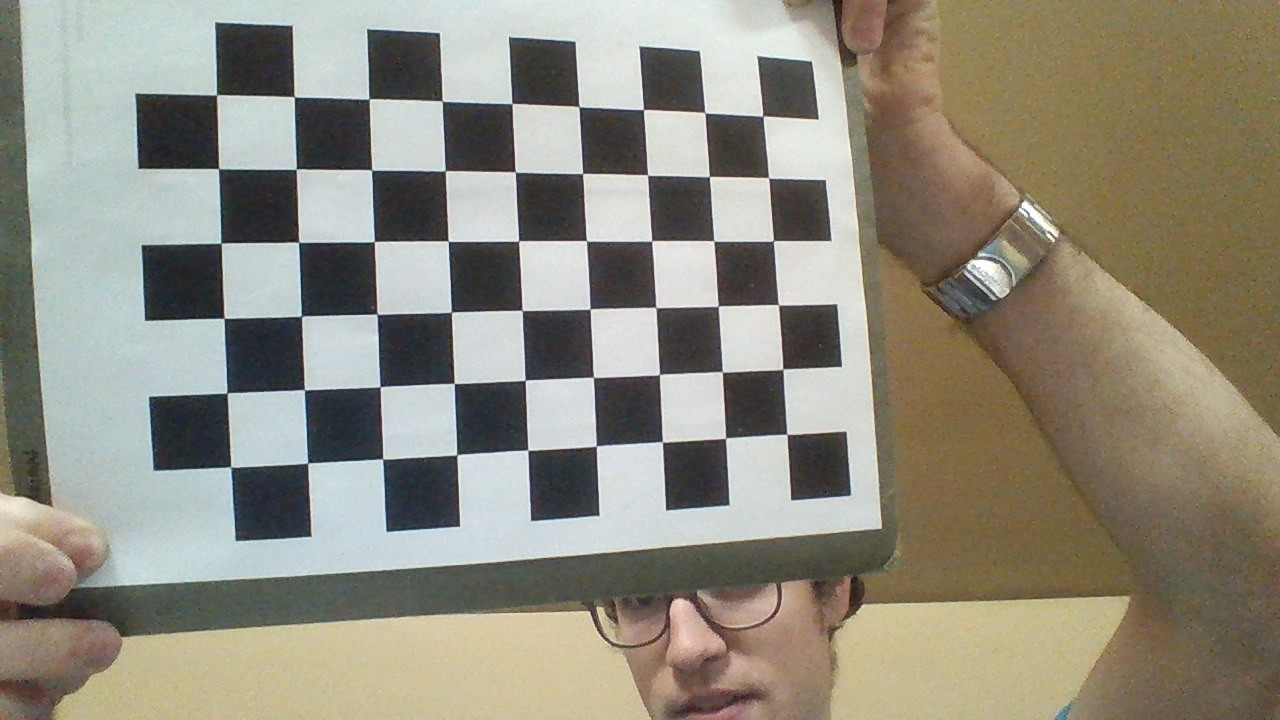
#> input picture Calibration/WIN_20161201_19_26_13_Pro.jpg, 1280 x 720 px; its folder holds only this picture in this run
$ python calibrate.py   (Python 2 division)
#> lines starting #> are read from the running program, lines starting #| are printed output that depends on the picture; after the words box and inside, x2 and y2 are one past the last pixel; in counts of white or black regions, pixels touching at a corner belong together
import numpy as np
import cv2
import glob

COLUMNS = 9
ROWS = 6

# termination criteria
criteria = (cv2.TERM_CRITERIA_EPS + cv2.TERM_CRITERIA_MAX_ITER, 30, 0.001)

# prepare object points, like (0,0,0), (1,0,0), (2,0,0) ....,(6,5,0)
objp = np.zeros((COLUMNS*ROWS,3), np.float32)
objp[:,:2] = np.mgrid[0:COLUMNS,0:ROWS].T.reshape(-1,2)

# Arrays to store object points and image points from all the images.
objpoints = [] # 3d point in real world space
imgpoints = [] # 2d points in image plane.

images = glob.glob('*.jpg')

print "Images found:", images

for fname in images:
    print fname
    img = cv2.imread(fname)
#> img is the input picture: shape (720, 1280, 3); mean B, G, R 126, 139.8, 144
    gray = cv2.cvtColor(img,cv2.COLOR_BGR2GRAY)
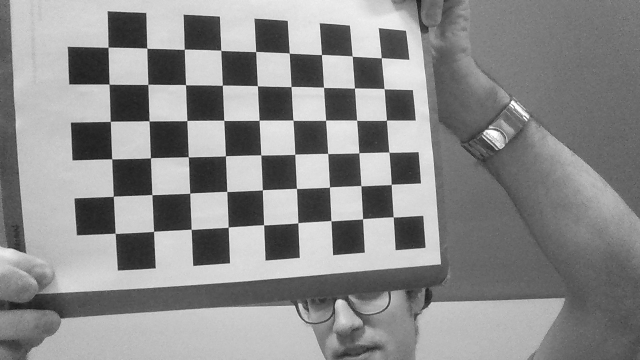
#> gray: shape (720, 1280) (shown at 1/2 size); min 10, max 255, mean 139.5

    # Find the chess board corners
    ret, corners = cv2.findChessboardCorners(gray, (COLUMNS,ROWS),None)
#> ret = True; corners = 54 rows, first 8: [786.8, 434.4], [725.7, 438], [662.3, 441.9], [596.3, 446], [527.8, 450], [456.9, 454.7], [382.6, 458.8], [307.8, 462.8]

    print ret
#| True

    # If found, add object points, image points (after refining them)
    if ret == True:
        objpoints.append(objp)
        corners2 = cv2.cornerSubPix(gray, corners, (11,11), (-1,-1), criteria)
#> corners2 = 54 rows, first 8: [786.9, 434.3], [725.5, 438.1], [662.4, 441.9], [596.3, 446.1], [527.8, 450.3], [456.7, 454.8], [382.6, 458.9], [307.7, 462.9]
        imgpoints.append(corners)
        # Draw and display the corners
        cv2.drawChessboardCorners(img, (COLUMNS,ROWS), corners, ret)
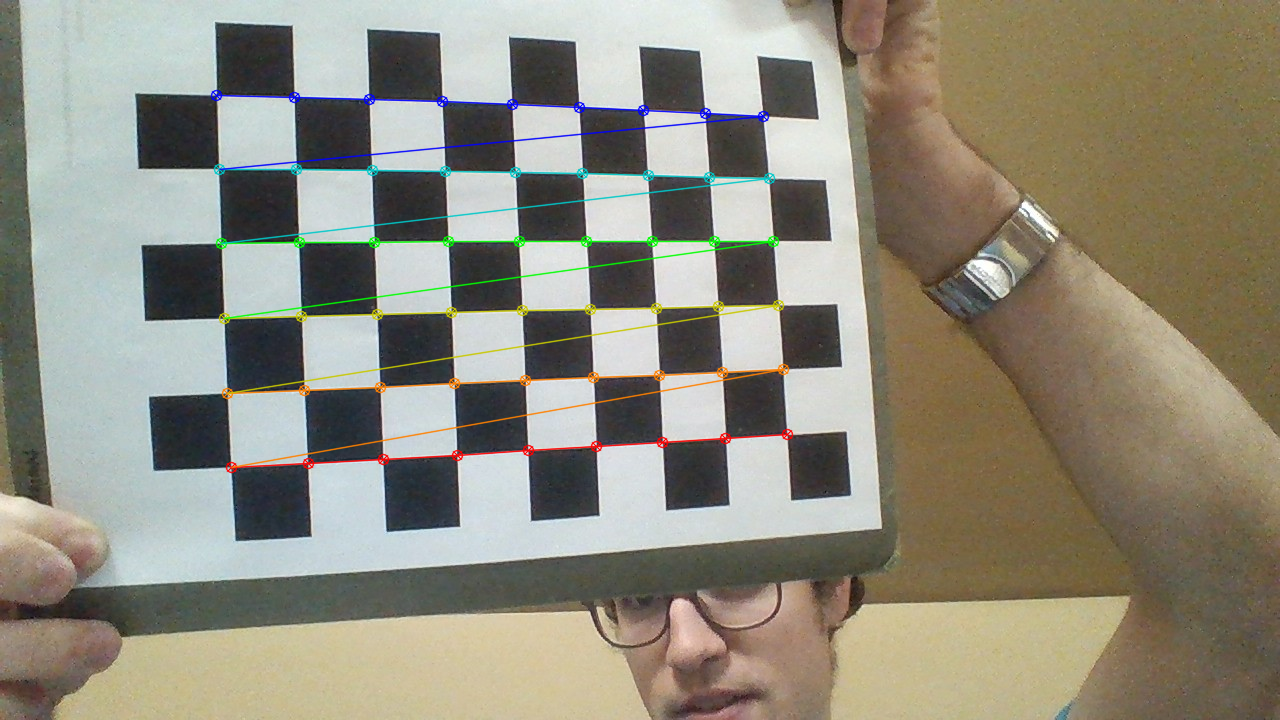
#> img: shape (720, 1280, 3); 2.44% of pixels changed, all inside (x1, y1, x2, y2) = (210, 89, 794, 474)
        cv2.imshow('img',img)
        cv2.waitKey(1000)
cv2.destroyAllWindows()

# Calibrate webcam and save output
ret, mtx, dist, rvecs, tvecs = cv2.calibrateCamera(objpoints, imgpoints, gray.shape[::-1], None, None)
#> ret = 0.726; mtx = [[766.1, 0, 565.5], [0, 762.6, 383.3], [0, 0, 1]]; dist = [[-0.0625, -0.25, -0.00629, -0.00252, 0.658]]; rvecs = ([-0.34, 0.0616, 3.07],); tvecs = ([3.38, 0.787, 11.67],)
np.savez("webcam_calibration_ouput", ret=ret, mtx=mtx, dist=dist, rvecs=rvecs, tvecs=tvecs)

$ run again, on Calibration/WIN_20161201_19_28_33_Pro.jpg
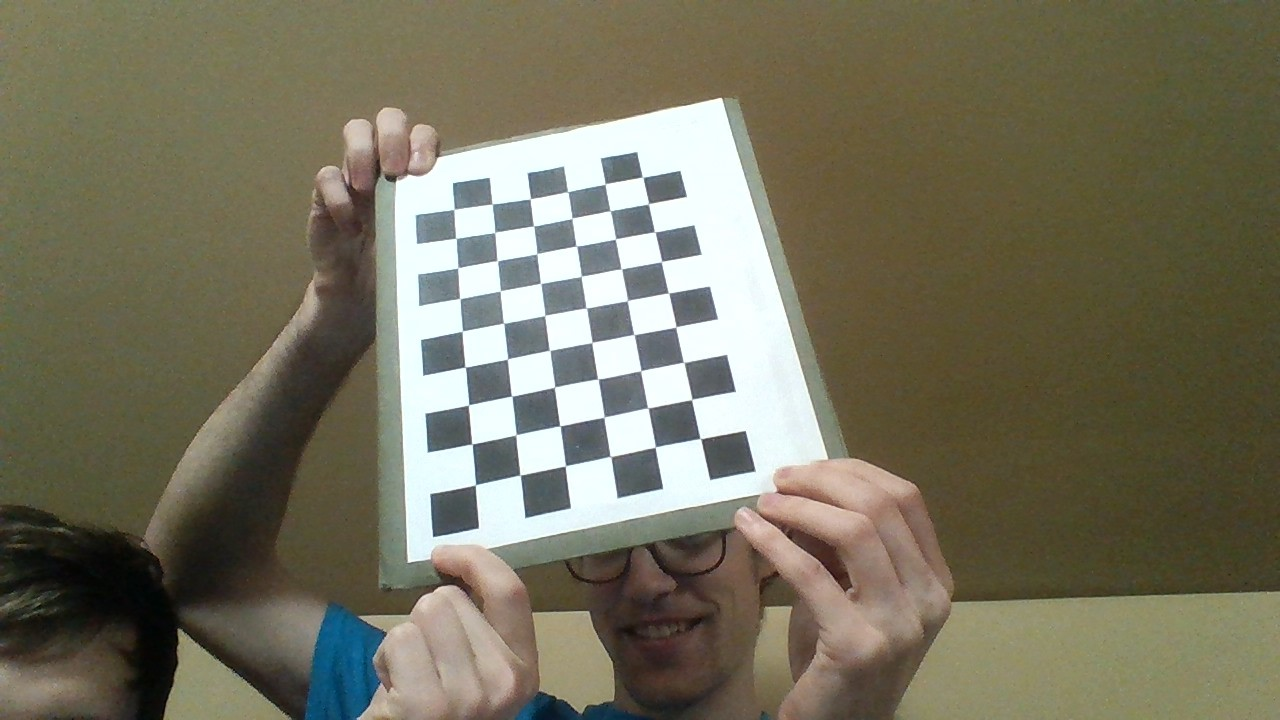
#> input picture Calibration/WIN_20161201_19_28_33_Pro.jpg, 1280 x 720 px
#> img is the input picture: shape (720, 1280, 3); mean B, G, R 93.8, 113.7, 117.4
#> `gray = cv2.cvtColor(img,cv2.COLOR_BGR2GRAY)`:
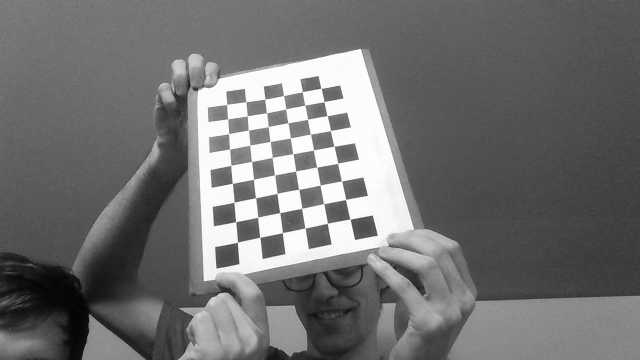
#> gray: shape (720, 1280) (shown at 1/2 size); min 1, max 255, mean 112.5
#> `ret, corners = cv2.findChessboardCorners(gray, (COLUMNS,ROWS),None)`: ret = True; corners = 54 rows, first 8: [475.3, 485], [472.2, 444.1], [468.7, 404.8], [465, 367], [462.4, 331], [459.9, 298.6], [457.9, 267.6], [455.9, 238.4]
#| True
#> corners2 = 54 rows, first 8: [475.4, 484.8], [472, 443.9], [468.5, 404.9], [465.3, 367], [462.3, 331.2], [459.8, 298.5], [457.8, 267.9], [456, 238.3]
#> `cv2.drawChessboardCorners(img, (COLUMNS,ROWS), corners, ret)`:
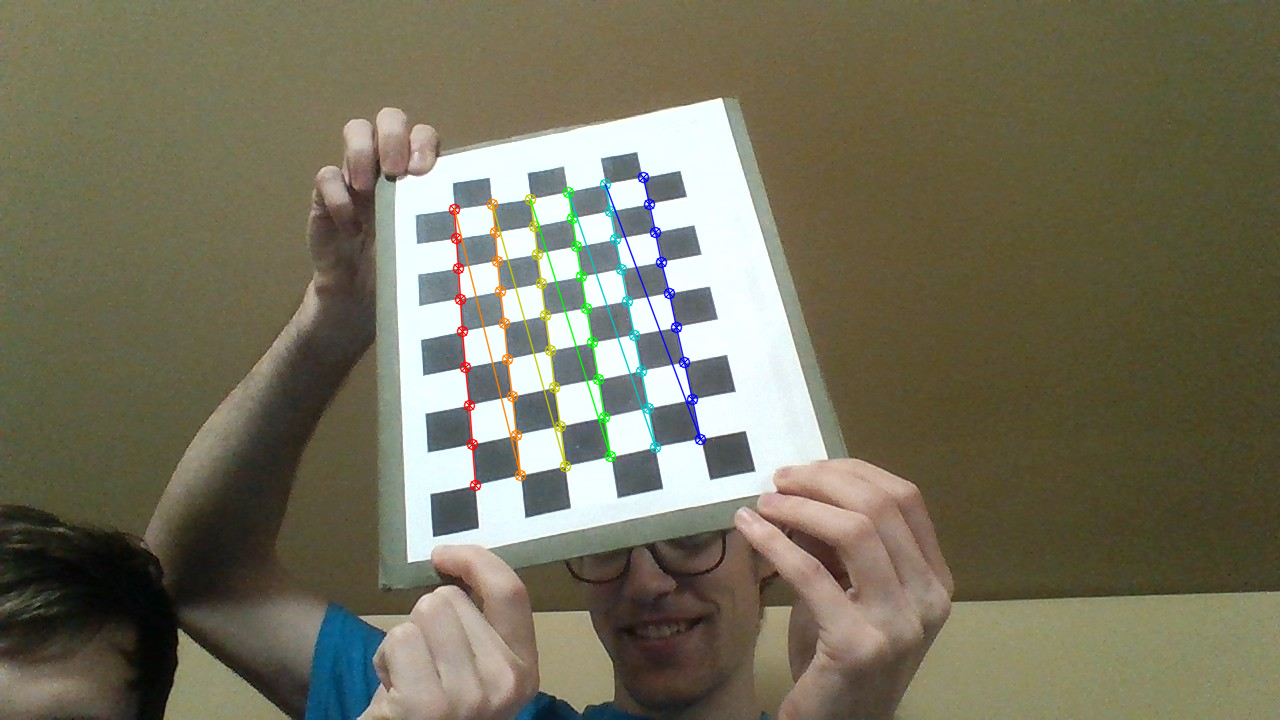
#> img: shape (720, 1280, 3); 1.41% of pixels changed, all inside (x1, y1, x2, y2) = (448, 171, 707, 492)
#> `ret, mtx, dist, rvecs, tvecs = cv2.calibrateCamera(objpoints, imgpoint..`: ret = 0.887; mtx = [[1378.2, 0, 658], [0, 1516, 368.1], [0, 0, 1]]; dist = [[-1.32, -2.48, 0.0996, -0.036, 601.2]]; rvecs = ([-0.531, -0.551, -1.68],); tvecs = ([-3.98, 2.23, 30.06],)

$ run again, on Calibration/WIN_20161201_19_29_02_Pro.jpg
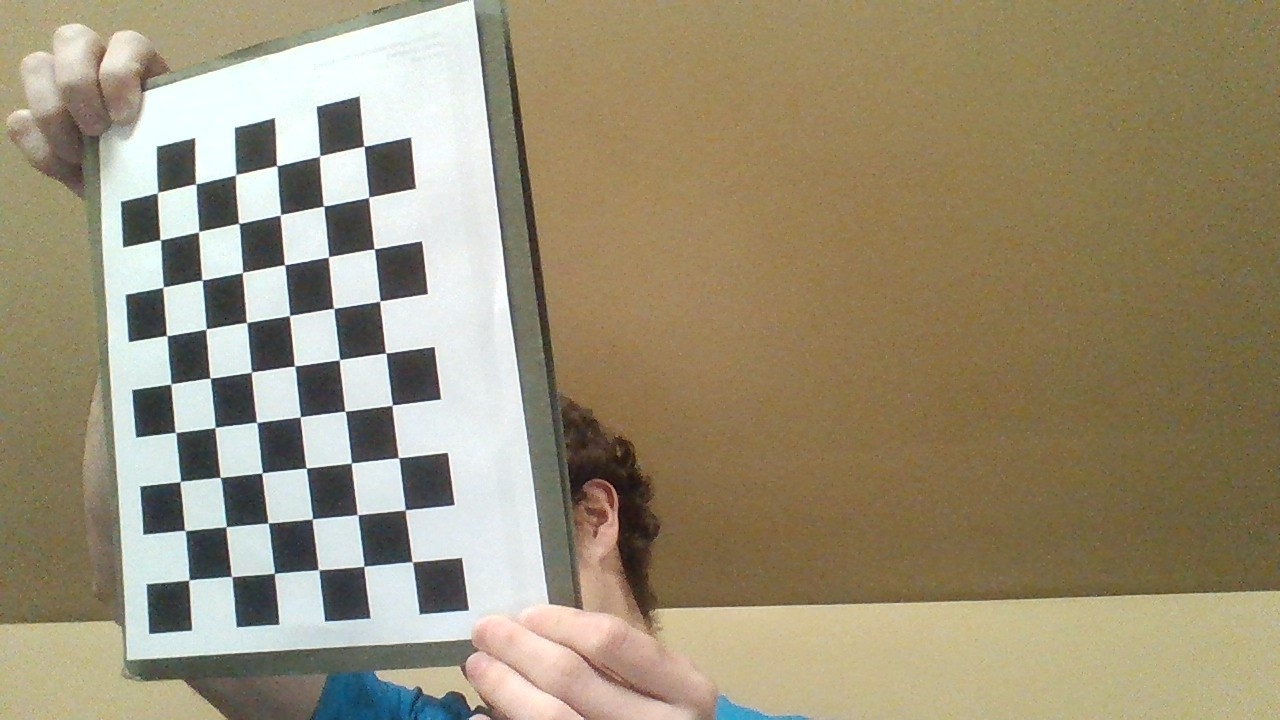
#> input picture Calibration/WIN_20161201_19_29_02_Pro.jpg, 1280 x 720 px
#> img is the input picture: shape (720, 1280, 3); mean B, G, R 117.8, 144, 154.7
#> `gray = cv2.cvtColor(img,cv2.COLOR_BGR2GRAY)`:
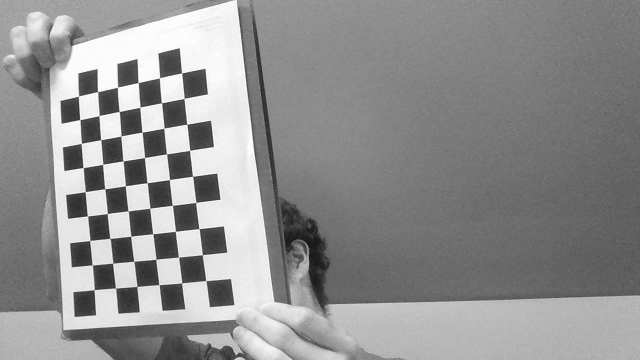
#> gray: shape (720, 1280) (shown at 1/2 size); min 6, max 255, mean 144.2
#> `ret, corners = cv2.findChessboardCorners(gray, (COLUMNS,ROWS),None)`: ret = True; corners = 54 rows, first 8: [188.9, 580], [185.5, 530.8], [180.4, 481.4], [175.6, 432.4], [171, 384], [166.8, 335.6], [163, 286.9], [160.1, 239.8]
#| True
#> corners2 = 54 rows, first 8: [188.8, 580], [184.9, 530.5], [180.3, 481.5], [175.5, 432.4], [170.8, 383.9], [166.6, 335.6], [163, 287.2], [160.3, 239.8]
#> `cv2.drawChessboardCorners(img, (COLUMNS,ROWS), corners, ret)`:
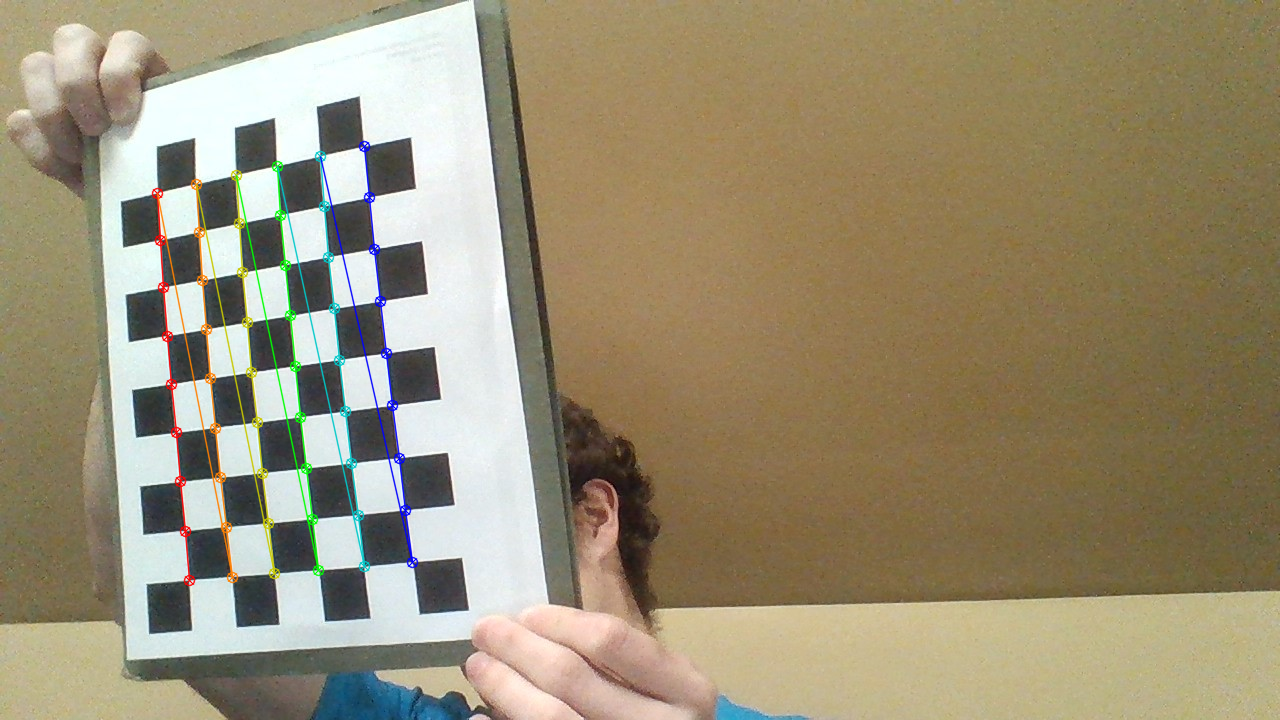
#> img: shape (720, 1280, 3); 1.88% of pixels changed, all inside (x1, y1, x2, y2) = (151, 140, 419, 587)
#> `ret, mtx, dist, rvecs, tvecs = cv2.calibrateCamera(objpoints, imgpoint..`: ret = 0.362; mtx = [[1273.5, 0, 522.8], [0, 1336.7, 177.9], [0, 0, 1]]; dist = [[-0.796, 2.23, 0.00216, -0.00114, -2.59]]; rvecs = ([-0.375, 0.00187, -1.71],); tvecs = ([-6.95, 7.99, 24.29],)
